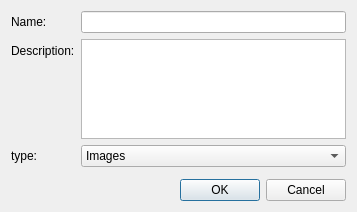
<?xml version="1.0" encoding="UTF-8"?>
<ui version="4.0">
 <class>Base_DatasetDialog</class>
 <widget class="QDialog" name="Base_DatasetDialog">
  <property name="geometry">
   <rect>
    <x>0</x>
    <y>0</y>
    <width>357</width>
    <height>212</height>
   </rect>
  </property>
  <property name="windowTitle">
   <string>Dialog</string>
  </property>
  <layout class="QVBoxLayout" name="verticalLayout">
   <item>
    <layout class="QFormLayout" name="formLayout">
     <item row="0" column="0">
      <widget class="QLabel" name="nameLabel">
       <property name="text">
        <string>Name:</string>
       </property>
      </widget>
     </item>
     <item row="0" column="1">
      <widget class="QLineEdit" name="nameLineEdit"/>
     </item>
     <item row="1" column="0">
      <widget class="QLabel" name="label">
       <property name="text">
        <string>Description:</string>
       </property>
      </widget>
     </item>
     <item row="1" column="1">
      <widget class="QPlainTextEdit" name="descriptionEditText">
       <property name="sizePolicy">
        <sizepolicy hsizetype="Expanding" vsizetype="Fixed">
         <horstretch>0</horstretch>
         <verstretch>0</verstretch>
        </sizepolicy>
       </property>
       <property name="minimumSize">
        <size>
         <width>0</width>
         <height>100</height>
        </size>
       </property>
       <property name="maximumSize">
        <size>
         <width>16777215</width>
         <height>100</height>
        </size>
       </property>
      </widget>
     </item>
     <item row="2" column="0">
      <widget class="QLabel" name="typeLabel">
       <property name="text">
        <string>type:</string>
       </property>
      </widget>
     </item>
     <item row="2" column="1">
      <widget class="QComboBox" name="typeComboBox">
       <item>
        <property name="text">
         <string>Images</string>
        </property>
       </item>
       <item>
        <property name="text">
         <string>Videos</string>
        </property>
       </item>
      </widget>
     </item>
    </layout>
   </item>
   <item>
    <widget class="QDialogButtonBox" name="buttonsbox">
     <property name="orientation">
      <enum>Qt::Horizontal</enum>
     </property>
     <property name="standardButtons">
      <set>QDialogButtonBox::Cancel|QDialogButtonBox::Ok</set>
     </property>
    </widget>
   </item>
  </layout>
 </widget>
 <resources/>
 <connections>
  <connection>
   <sender>buttonsbox</sender>
   <signal>accepted()</signal>
   <receiver>Base_DatasetDialog</receiver>
   <slot>accept()</slot>
   <hints>
    <hint type="sourcelabel">
     <x>248</x>
     <y>254</y>
    </hint>
    <hint type="destinationlabel">
     <x>157</x>
     <y>274</y>
    </hint>
   </hints>
  </connection>
  <connection>
   <sender>buttonsbox</sender>
   <signal>rejected()</signal>
   <receiver>Base_DatasetDialog</receiver>
   <slot>reject()</slot>
   <hints>
    <hint type="sourcelabel">
     <x>316</x>
     <y>260</y>
    </hint>
    <hint type="destinationlabel">
     <x>286</x>
     <y>274</y>
    </hint>
   </hints>
  </connection>
 </connections>
</ui>
